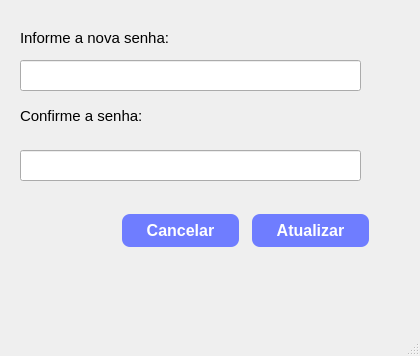
<?xml version="1.0" encoding="UTF-8"?>
<ui version="4.0">
 <class>MainWindow</class>
 <widget class="QMainWindow" name="MainWindow">
  <property name="geometry">
   <rect>
    <x>0</x>
    <y>0</y>
    <width>420</width>
    <height>356</height>
   </rect>
  </property>
  <property name="font">
   <font>
    <weight>75</weight>
    <bold>true</bold>
   </font>
  </property>
  <property name="windowTitle">
   <string>MainWindow</string>
  </property>
  <widget class="QWidget" name="centralwidget">
   <widget class="QLabel" name="label">
    <property name="geometry">
     <rect>
      <x>20</x>
      <y>30</y>
      <width>311</width>
      <height>16</height>
     </rect>
    </property>
    <property name="font">
     <font>
      <pointsize>11</pointsize>
      <weight>50</weight>
      <bold>false</bold>
     </font>
    </property>
    <property name="text">
     <string>Informe a nova senha: </string>
    </property>
   </widget>
   <widget class="QLineEdit" name="lineEdit">
    <property name="geometry">
     <rect>
      <x>20</x>
      <y>60</y>
      <width>341</width>
      <height>31</height>
     </rect>
    </property>
   </widget>
   <widget class="QLabel" name="label_2">
    <property name="geometry">
     <rect>
      <x>20</x>
      <y>100</y>
      <width>171</width>
      <height>31</height>
     </rect>
    </property>
    <property name="font">
     <font>
      <pointsize>11</pointsize>
      <weight>50</weight>
      <bold>false</bold>
     </font>
    </property>
    <property name="text">
     <string>Confirme a senha:</string>
    </property>
   </widget>
   <widget class="QLineEdit" name="lineEdit_2">
    <property name="geometry">
     <rect>
      <x>20</x>
      <y>150</y>
      <width>341</width>
      <height>31</height>
     </rect>
    </property>
   </widget>
   <widget class="QPushButton" name="pushButton">
    <property name="geometry">
     <rect>
      <x>250</x>
      <y>210</y>
      <width>121</width>
      <height>41</height>
     </rect>
    </property>
    <property name="styleSheet">
     <string notr="true">QPushButton {
           
	background-color: rgb(111, 125, 255);
           border: none;
           color: white;
           padding: 10px 20px;
           text-align: center;
           text-decoration: none;
           display: inline-block;
           font-size: 16px;
           margin: 4px 2px;
           cursor: pointer;
           border-radius: 8px;
        }
        QPushButton:hover {
           background-color: rgb(85, 170, 255); 
        }</string>
    </property>
    <property name="text">
     <string>Atualizar</string>
    </property>
   </widget>
   <widget class="QPushButton" name="pushButton_2">
    <property name="geometry">
     <rect>
      <x>120</x>
      <y>210</y>
      <width>121</width>
      <height>41</height>
     </rect>
    </property>
    <property name="styleSheet">
     <string notr="true">QPushButton {
           
	background-color: rgb(111, 125, 255);
           border: none;
           color: white;
           padding: 10px 20px;
           text-align: center;
           text-decoration: none;
           display: inline-block;
           font-size: 16px;
           margin: 4px 2px;
           cursor: pointer;
           border-radius: 8px;
        }
        QPushButton:hover {
           background-color: rgb(85, 170, 255); 
        }</string>
    </property>
    <property name="text">
     <string>Cancelar</string>
    </property>
   </widget>
  </widget>
  <widget class="QMenuBar" name="menubar">
   <property name="geometry">
    <rect>
     <x>0</x>
     <y>0</y>
     <width>420</width>
     <height>26</height>
    </rect>
   </property>
  </widget>
  <widget class="QStatusBar" name="statusbar"/>
 </widget>
 <resources/>
 <connections/>
</ui>
